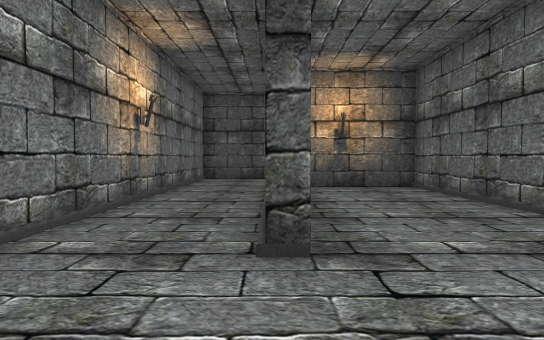
view 1 (above)

24 first-person views from a walk through a scene from a Unity 3-D project. The camera is 1.3 m above the floor, tilts 2° down and sees 75° across. The floor is counted in squares, 2 m on a side. Each view is taken from the middle of a square. On the plan, view 1 faces up. The plan holds only what a view shows up to about 10 squares ahead; the rest is blank. The place goes on beyond the plan. Some animated figures are left out. Some surface patterns are stand-ins.

view 2
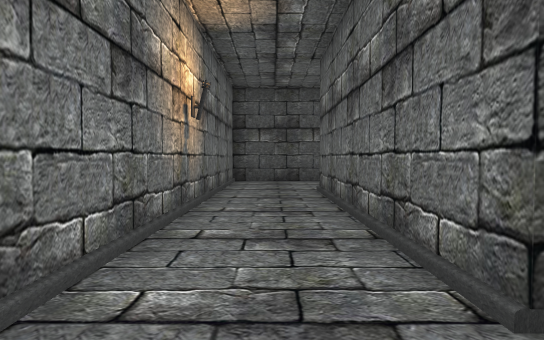

view 3
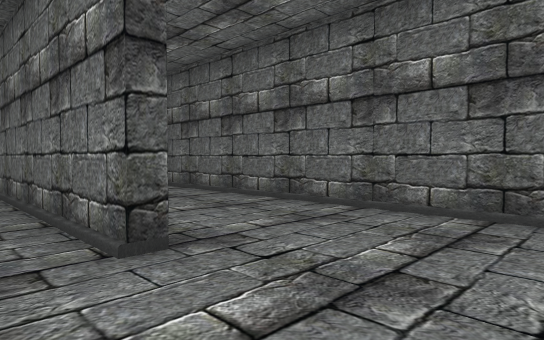

view 4
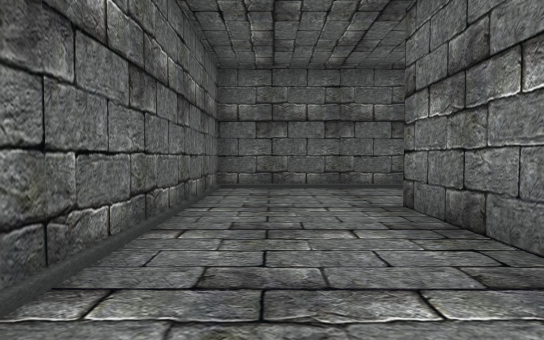

view 5
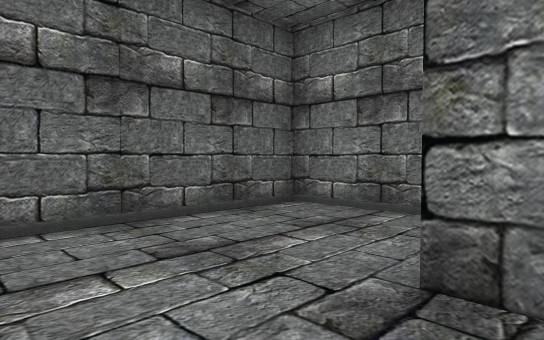

view 6
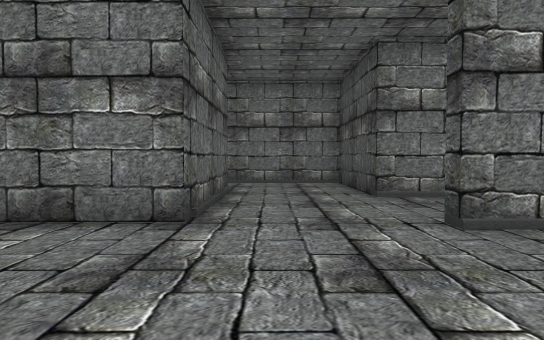

view 7
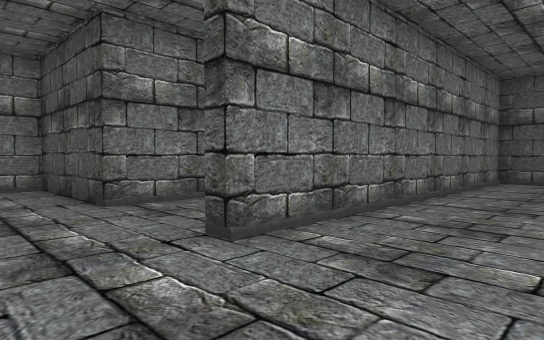

view 8
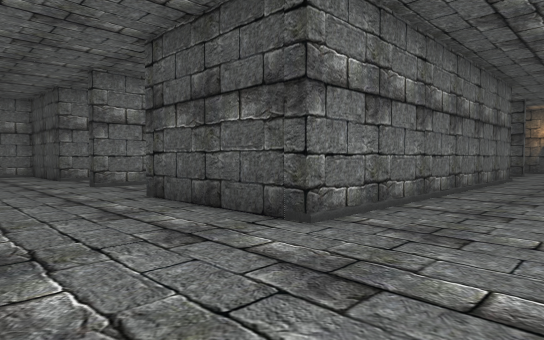

view 9
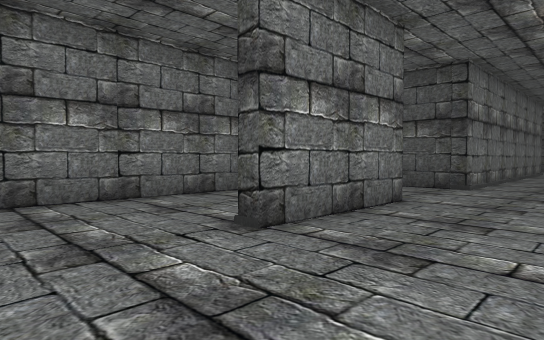

view 10
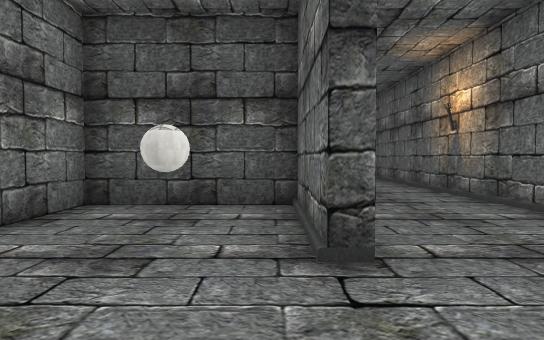

view 11
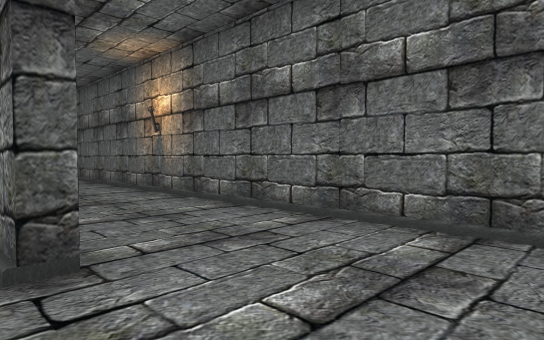

view 12
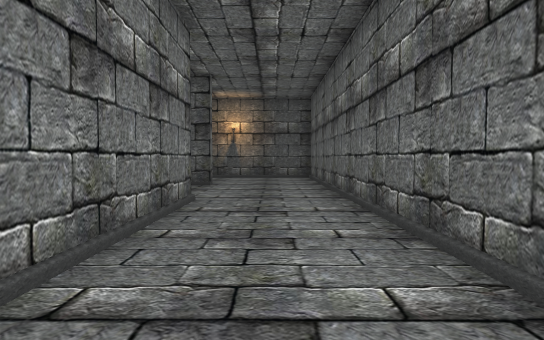

view 13
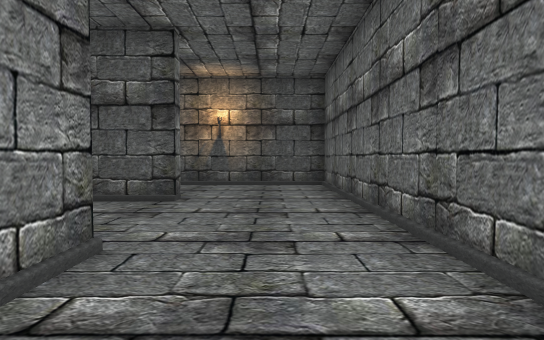

view 14
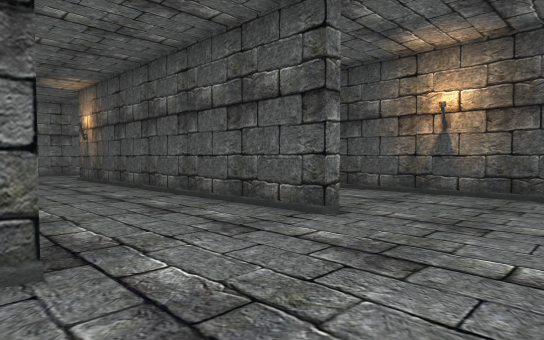

view 15
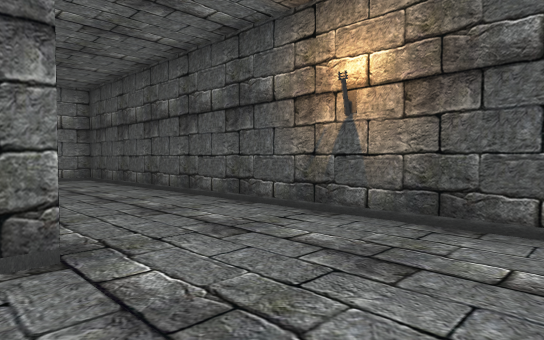

view 16
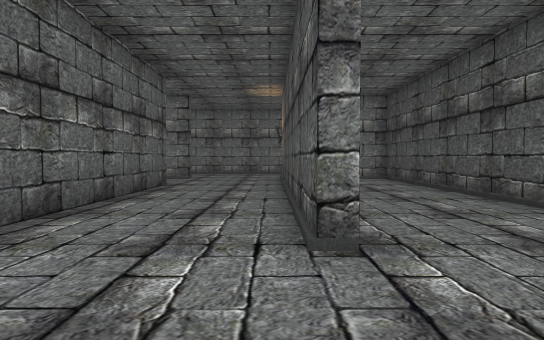

view 17
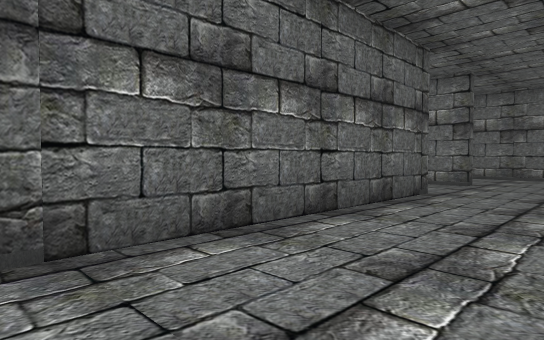

view 18
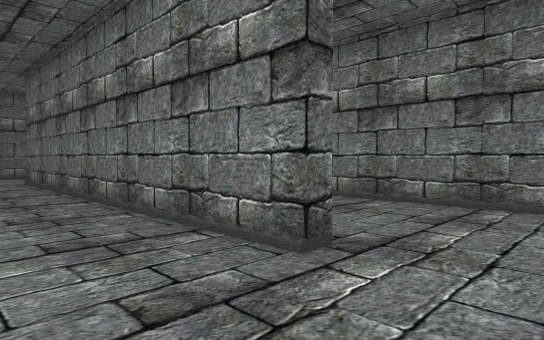

view 19
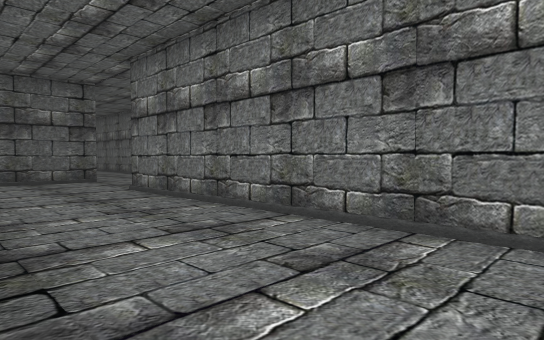

view 20
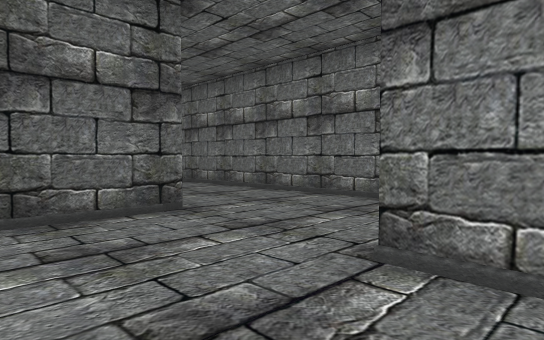

view 21
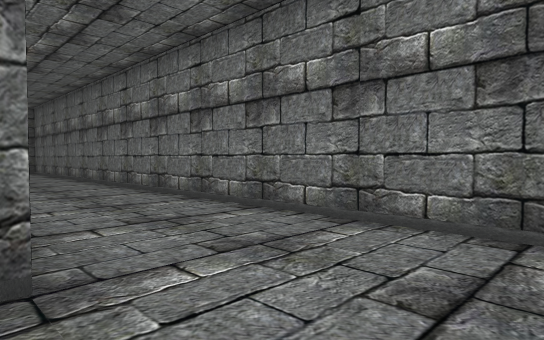

view 22
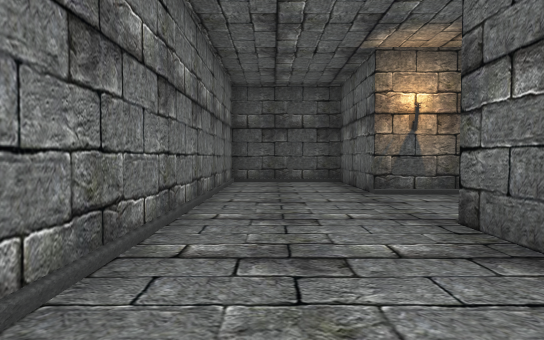

view 23
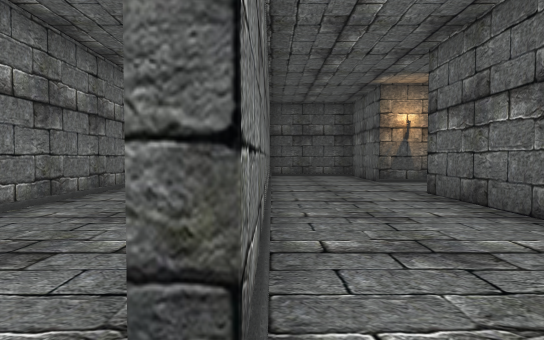

view 24
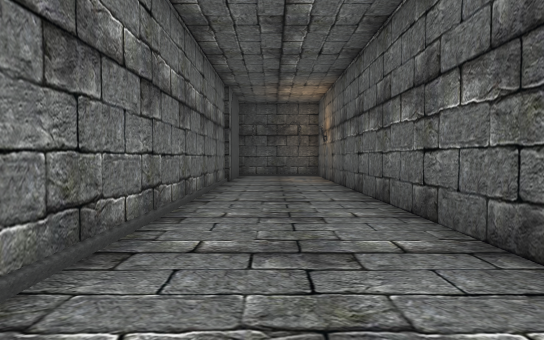

### Floor plan
Key: @ floor where view 1 was taken; # wall or solid block; . floor; / step, stairs or slope; O other object.
Columns run from 6 left of view 1 to 13 right of it. Each row starts with its distance up from view 1.
 26     ################
 25     #..#........../#
 24     #..# ........./#
 23 ##..#..#    ....../#
 22 #/..#..#########../#
 21 #/..#............./#
 20 #/..#............./#
 19 #/..#..#.#######/./#
 18 #/..#..#.#/.   #/./#
 17 #/..#..#.#/.   #/./#
 16 #/..#..#.#/.   #/./#
 15 #/..#..#.#/.   #/./#
 14 #/..#..#.#/.   #/./#
 13 #/.....#.#/.   #/./#
 12 #/.....#.#/.   #/./#
 11 #/..####.#/.####/./#
 10 #/..#............./#
  9 #/..#............./#
  8 #/..#.####..####../#
  7 #/..#.#..#..#.O#../#
  6 #/..#.#..#. #..#../#
  5 #/. #.#..#  #...../#
  4 #/. #.#..#  #...../#
  3 #/. #.#..#    ..../#
  2 #/. #....#
  1     #....#
  0     #.@..#
 -1     ######

Where each view was taken, in squares from view 1:
view 1: 0 up, 0 right, facing up
view 2: 1 up, 1 left, facing up
view 3: 0 up, 1 left, facing up-right
view 4: 7 up, 2 right, facing down
view 5: 3 up, 2 right, facing down-left
view 6: 9 up, 7 right, facing left
view 7: 9 up, 6 right, facing up-left
view 8: 8 up, 12 right, facing up-left
view 9: 3 up, 12 right, facing up-left
view 10: 3 up, 9 right, facing up
view 11: 3 up, 9 right, facing up-right
view 12: 14 up, 11 right, facing up
view 13: 17 up, 11 right, facing up
view 14: 19 up, 12 right, facing up-left
view 15: 22 up, 12 right, facing up-left
view 16: 22 up, 12 right, facing left
view 17: 22 up, 10 right, facing down-left
view 18: 21 up, 3 right, facing down-left
view 19: 21 up, 1 right, facing down-left
view 20: 15 up, 0 right, facing down-left
view 21: 13 up, 2 left, facing down-left
view 22: 16 up, 1 left, facing up
view 23: 13 up, 2 left, facing up
view 24: 13 up, 4 left, facing up
